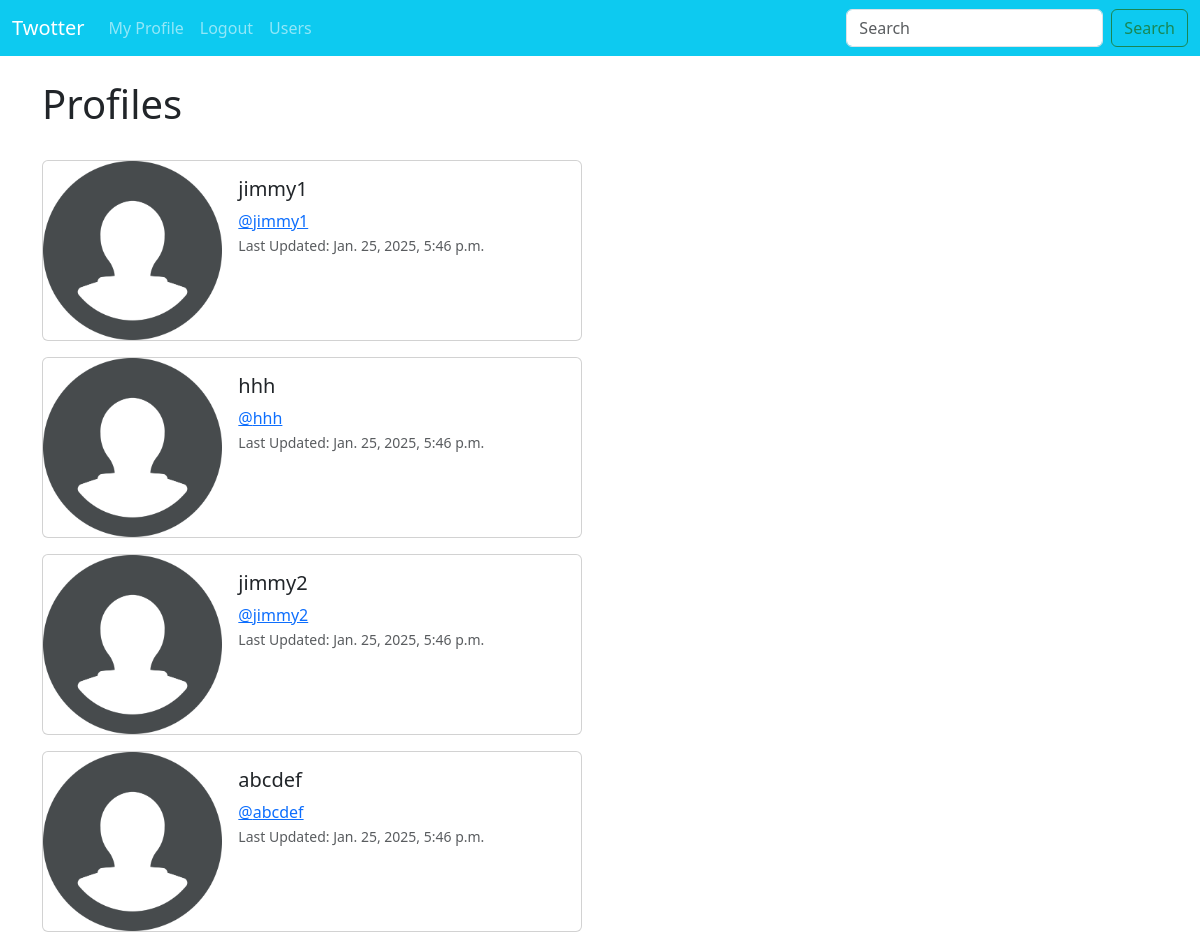
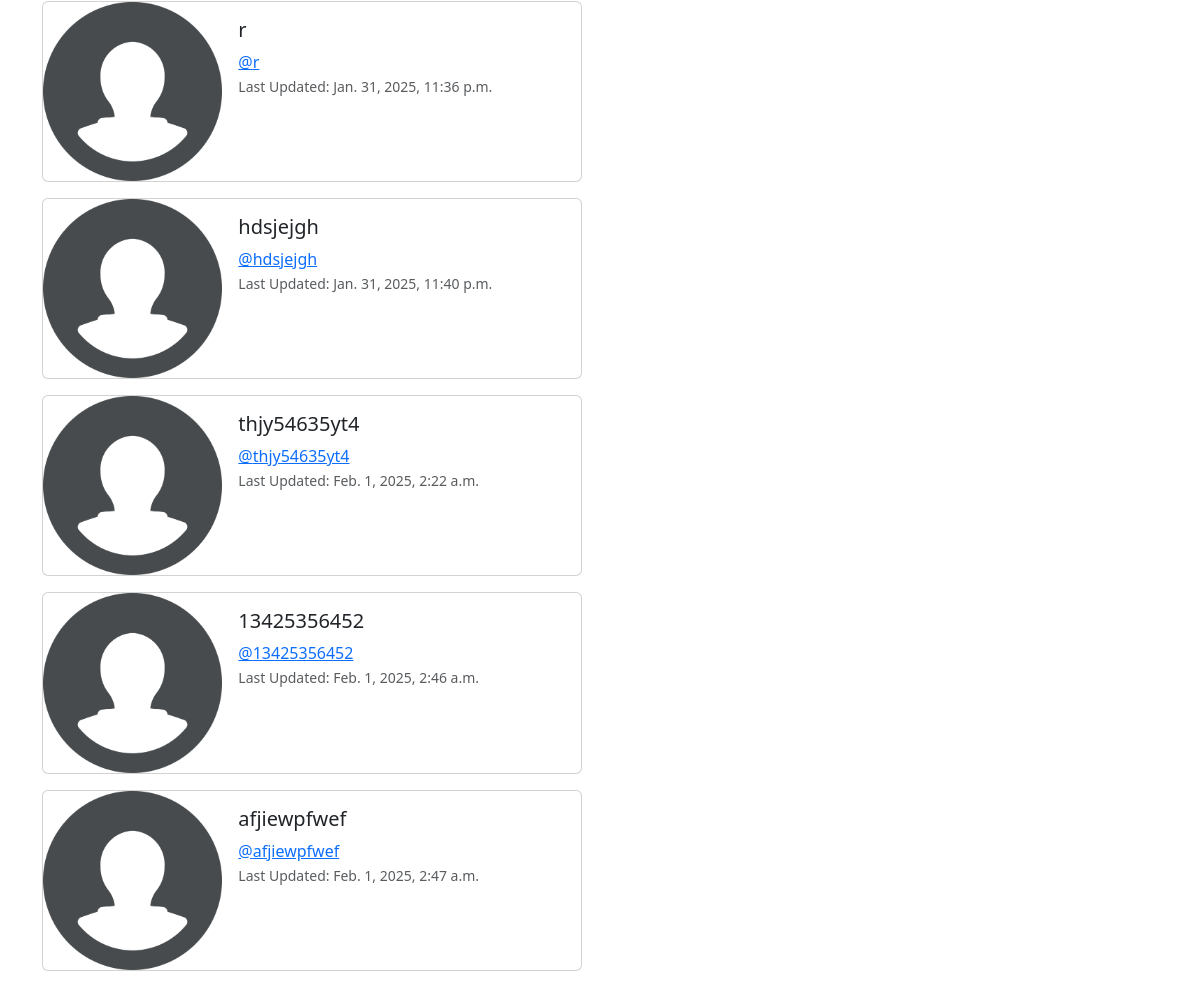
Screenshot of /profile_list/ (signed in) with the database file from the repository (2 pictures, top to bottom).
### social/models.py (models this page shows, shortened)
class Profile(models.Model): #profile model is in every user model
    user = models.OneToOneField(User, on_delete=models.CASCADE) #each user has one unique profile
    follows = models.ManyToManyField("self", #follows contain any amount of other profiles
                                     related_name="followed_by", #so you can see every profile that follows this one
                                     symmetrical=False, #so following doesn't have to go both ways
                                     blank=True) #following can be blank
    date_modified = models.DateTimeField(User, auto_now=True) #last time a profile was modified
    profile_image = models.ImageField(null=True,blank=True,upload_to='images/') #profile image

### social/views.py (the view)
# urls.py: path('profile_list/',views.profile_list,name="profile_list"),
def profile_list(request):
    profiles = Profile.objects.all() if not request.user.is_authenticated else Profile.objects.exclude(user=request.user)  # sends all profiles except user's profile (if logged in) to be displayed
    return render(request, 'profile_list.html', {'profiles': profiles})

### social/templates/profile_list.html
{% extends 'base.html' %}
{% load static %}
{% block content %}
<br>
<h1>Profiles</h1>
<br>
{% if profiles %}
    {% for profile in profiles %}
        <div class="card mb-3" style="max-width: 540px;">
  <div class="row g-0">
    <div class="col-md-4">
      <img src="{% static 'images/profile-default.png' %}" class="img-fluid rounded-start" alt="...">
    </div>
    <div class="col-md-8">
      <div class="card-body">
        <h5 class="card-title">{{ profile.user.username }}</h5>
        <a href="{% url 'profile' profile.user.id %}" class="card-text">@{{ profile.user.username|lower }}</a> <br>
        <p class="card-text"><small class="text-body-secondary">Last Updated: {{ profile.date_modified }}</small></p>
      </div>
    </div>
  </div>
</div>
    {% endfor %}
{% endif %}
{% endblock %}

### rows the page displays
Profile: user.username "jimmy1", date_modified "Jan. 25, 2025, 5:46 p.m."
Profile: user.username "hhh", date_modified "Jan. 25, 2025, 5:46 p.m."
Profile: user.username "jimmy2", date_modified "Jan. 25, 2025, 5:46 p.m."
Profile: user.username "abcdef", date_modified "Jan. 25, 2025, 5:46 p.m."
Profile: user.username "r", date_modified "Jan. 31, 2025, 11:36 p.m."
Profile: user.username "hdsjejgh", date_modified "Jan. 31, 2025, 11:40 p.m."
Profile: user.username "thjy54635yt4", date_modified "Feb. 1, 2025, 2:22 a.m."
Profile: user.username "13425356452", date_modified "Feb. 1, 2025, 2:46 a.m."
Profile: user.username "afjiewpfwef", date_modified "Feb. 1, 2025, 2:47 a.m."
